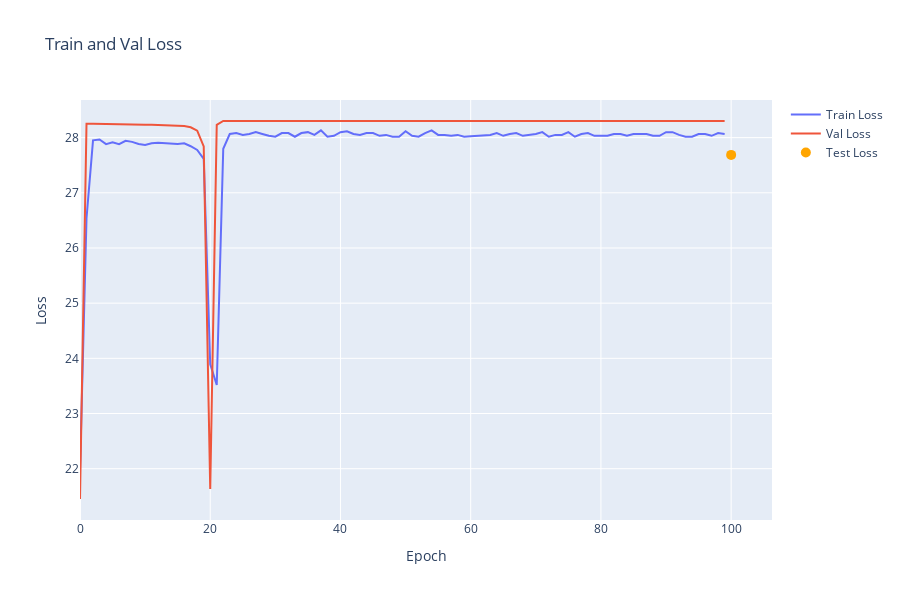

Notebook code for this chart:
### Code cell
fig = go.Figure()
fig.add_trace(go.Scatter(x=np.arange(len(train_losses)), y=train_losses, mode='lines', name='Train Loss'))
fig.add_trace(go.Scatter(x=np.arange(len(val_losses)), y=val_losses, mode='lines', name='Val Loss'))
fig.update_layout(height=600, title='Train and Val Loss', xaxis_title='Epoch', yaxis_title='Loss')
fig.add_trace(go.Scatter(x=[len(train_losses)], y=[test_loss], mode='markers', marker=dict(color='orange', size=10), name='Test Loss'))
fig.show()
